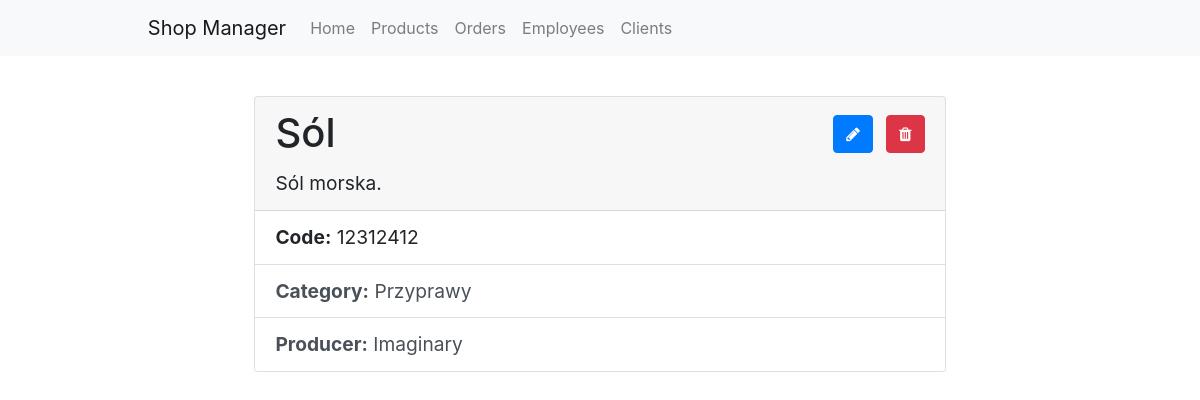
The app's page /products/12312412/ with its own data.
### products/models.py (models this page shows, shortened)
class Product(models.Model):
    code = models.PositiveIntegerField(primary_key=True, help_text="Please pass the code of the product.")
    name = models.CharField(max_length=100, help_text="Please pass the name of the product.")
    description = models.TextField(max_length=1000, blank=True, help_text="Optional: Please pass the description of the product.")
    category = models.ForeignKey(Category, on_delete=models.SET_NULL, null=True, help_text="Please select the category of the product.")
    producer = models.ForeignKey(Producer, on_delete=models.SET_NULL, null=True, help_text="Please select the producer of the producer.")
    class Meta:
        ordering = ['name']

class Category(models.Model):
    name = models.CharField(max_length=100, help_text="Please pass the name of the category.")
    overcategory = models.ForeignKey('self', on_delete=models.SET_NULL, blank=True, null=True, help_text="Optional: Please select an overcategory.")
    def __str__(self):
        return self.name
    class Meta:
        verbose_name_plural = "categories"
        ordering = ['name']

class Producer(models.Model):
    name = models.CharField(max_length=100, help_text="Please pass the name of the producer.")
    website = models.CharField(max_length=100, help_text="Please pass the website of the producer.")
    def __str__(self):
        return self.name
    class Meta:
        ordering = ['name']

### products/views.py (the view)
# urls.py: path('<int:pk>/', views.ProductDetailView.as_view(), name='product-detail'),
class ProductDetailView(generic.DetailView):
    model = Product

### products/templates/products/product_detail.html
{% extends "base.html" %}
{% block content %}
  <div style="width: 90%; margin-left: 5%; font-size:1.2rem;">
    <div class="card" style="width: 80%; margin-left: 10%;">
        <div class="card-header">
          <a href="delete/" class="btn btn-danger" style="float: right; margin-top: 1%;"><span class="fa fa-trash"></span></a>
          <a href="update/" class="btn btn-primary" style="float: right; margin-right: 2%; margin-top: 1%;"><span class="fa fa-pencil"></span></a>
          <h1 class="card-title">{{ object.name }}</h1>
          <p class="card-text">{{ object.description }}</p>
        </div>
        <ul class="list-group list-group-flush">
          <li class="list-group-item"><strong>Code:</strong> {{ object.code }}</li>
          <a class="list-group-item list-group-item-action" href="{% url 'products:category-detail' object.category.id %}"><strong>Category:</strong> {{ object.category }}</a>
          <a class="list-group-item list-group-item-action" href="{% url 'products:producer-detail' object.producer.id %}"><strong>Producer:</strong> {{ object.producer }}</a>
        </ul>
    </div>
    <br>
  </div>
{% endblock %}

### records on screen
Product: name "Sól", description "Sól morska.", code "12312412", category "Przyprawy", producer "Imaginary"
